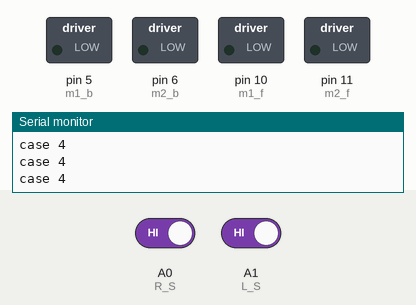
This sketch was run on a simulated Arduino Uno, built with avr-gcc and run on an emulated ATmega328P. Shown: switched loads named in the sketch (green lamp = pin HIGH), the last lines printed to the serial monitor. The test bench sets the inputs (shaded band); at power-on: A0 (R_S) HIGH, A1 (L_S) HIGH.

Above: at 1.2 s.
1.3 s: A0 (R_S) driven LOW
At 2.4 s:
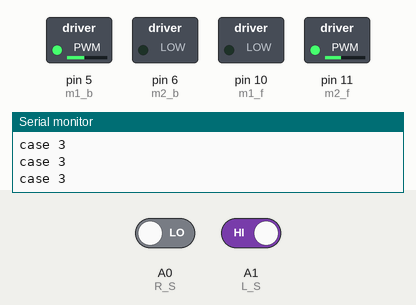
2.9 s: A1 (L_S) driven LOW
At 4.1 s:
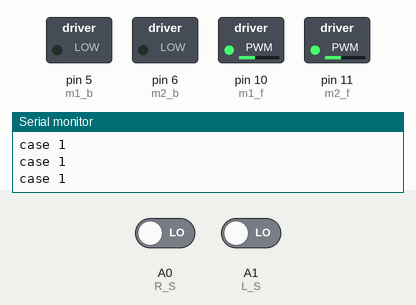
4.4 s: A0 (R_S) driven HIGH
At 5.1 s:
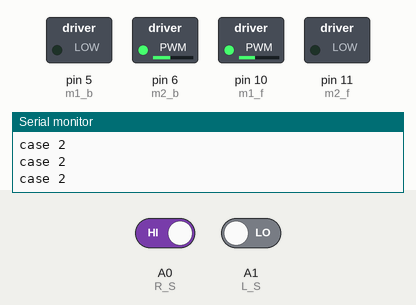
Timing chart, 0 to 7.4 s (numbered marks = the images above; inputs shaded):
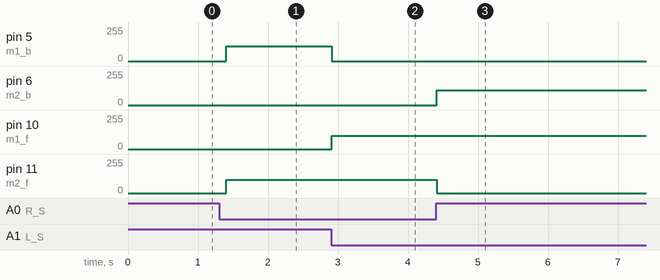

The sketch:

ArduinoLineFollowerV1.0.ino
```cpp
int m1_b=5;//Motor1  L298 Pin in1
int m1_f=10;
int m2_b=6; //Motor1  L298 Pin in1
int m2_f=11;

#define R_S A0 //ir sensor Right
#define L_S A1 //ir sensor Left

void setup(){ // put your setup code here, to run once

pinMode(R_S, INPUT); // declare if sensor as input
pinMode(L_S, INPUT); // declare ir sensor as input


pinMode(m1_f, OUTPUT);
pinMode(m2_f, OUTPUT);
pinMode(m2_b, OUTPUT);
pinMode(m1_b, OUTPUT);
Serial.begin(9600);
}
void loop(){

if((digitalRead(R_S) == 0)&&(digitalRead(L_S) == 0)){
  Serial.println("case 1");
  forward();}   //if Right Sensor and Left Sensor are at White color then it will call forword function

if((digitalRead(R_S) == 1)&&(digitalRead(L_S) == 0)){
  Serial.println("case 2");
  turnRight();} //if Right Sensor is Black and Left Sensor is White then it will call turn Right function

if((digitalRead(R_S) == 0)&&(digitalRead(L_S) == 1)){
  Serial.println("case 3");
  turnLeft();}  //if Right Sensor is White and Left Sensor is Black then it will call turn Left function

if((digitalRead(R_S) == 1)&&(digitalRead(L_S) == 1)){
  Serial.println("case 4");
  Stop();
}
}

void forward(){
if((digitalRead(R_S) == 0)&&(digitalRead(L_S) == 0))
{}
else
return ;
analogWrite(m1_f,100);
analogWrite(m1_b,0);
analogWrite(m2_f,100); //Left Motor forword Pin
analogWrite(m2_b,0); //Left Motor forword Pin
}

void turnRight(){ //turnRight
analogWrite(m1_f,100);
analogWrite(m1_b,0);
analogWrite(m2_f,0); //Left Motor forword Pin
analogWrite(m2_b,110);
//delay(1000);
}

void turnLeft(){ //turnLeft
analogWrite(m1_f,0);
analogWrite(m1_b,110);
analogWrite(m2_f,100); //Left Motor forword Pin
analogWrite(m2_b,0);
//delay(1000);
}

void Stop(){ //stop
delay(350);
if((digitalRead(R_S) == 1)&&(digitalRead(L_S) == 1))
{}
else
{return;}
analogWrite(m1_f,0);
analogWrite(m1_b,0);
analogWrite(m2_f,0); //Left Motor forword Pin
analogWrite(m2_b,0);
}
```

Measured:
- after the input at 1.3 s, pin 5 (m1_b): 0/255 → 110/255 after 0.10 s; pin 11 (m2_f): 0/255 → 100/255 after 0.10 s
- after the input at 2.9 s, pin 5 (m1_b): 110/255 → 0/255 at once; pin 10 (m1_f): 0/255 → 100/255 at once
- after the input at 4.4 s, pin 6 (m2_b): 0/255 → 110/255 at once; pin 11 (m2_f): 100/255 → 0/255 at once
